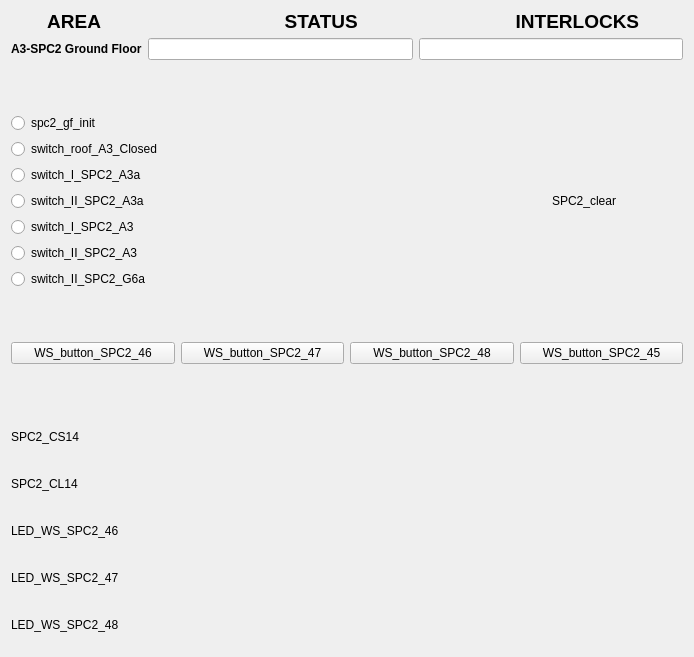
<?xml version="1.0" encoding="UTF-8"?>
<ui version="4.0">
 <class>Form</class>
 <widget class="QWidget" name="Form">
  <property name="geometry">
   <rect>
    <x>0</x>
    <y>0</y>
    <width>694</width>
    <height>657</height>
   </rect>
  </property>
  <property name="windowTitle">
   <string>Form</string>
  </property>
  <layout class="QVBoxLayout" name="verticalLayout_3">
   <item>
    <layout class="QVBoxLayout" name="verticalLayout">
     <item>
      <widget class="QLabel" name="label_4">
       <property name="maximumSize">
        <size>
         <width>16777215</width>
         <height>21</height>
        </size>
       </property>
       <property name="font">
        <font>
         <pointsize>14</pointsize>
         <weight>75</weight>
         <bold>true</bold>
        </font>
       </property>
       <property name="text">
        <string>       AREA                                   STATUS                              INTERLOCKS </string>
       </property>
      </widget>
     </item>
     <item>
      <layout class="QFormLayout" name="formLayout_2">
       <property name="fieldGrowthPolicy">
        <enum>QFormLayout::AllNonFixedFieldsGrow</enum>
       </property>
       <item row="0" column="0">
        <widget class="QLabel" name="label_2">
         <property name="font">
          <font>
           <weight>75</weight>
           <bold>true</bold>
          </font>
         </property>
         <property name="text">
          <string>A3-SPC2 Ground Floor</string>
         </property>
        </widget>
       </item>
       <item row="0" column="1">
        <layout class="QHBoxLayout" name="horizontalLayout">
         <item>
          <widget class="QELineEdit" name="qelineedit_2">
           <property name="alignment">
            <set>Qt::AlignCenter</set>
           </property>
           <property name="variable" stdset="0">
            <string>VCS:SPC2GF-CLR-STATS</string>
           </property>
           <property name="format" stdset="0">
            <enum>QELineEdit::Default</enum>
           </property>
          </widget>
         </item>
         <item>
          <widget class="QELineEdit" name="qelineedit">
           <property name="alignment">
            <set>Qt::AlignCenter</set>
           </property>
           <property name="variable" stdset="0">
            <string>VCS:SPC2GF-INTLCK-STATS</string>
           </property>
          </widget>
         </item>
        </layout>
       </item>
      </layout>
     </item>
    </layout>
   </item>
   <item>
    <spacer name="verticalSpacer_2">
     <property name="orientation">
      <enum>Qt::Vertical</enum>
     </property>
     <property name="sizeHint" stdset="0">
      <size>
       <width>20</width>
       <height>40</height>
      </size>
     </property>
    </spacer>
   </item>
   <item>
    <layout class="QHBoxLayout" name="horizontalLayout_9">
     <item>
      <layout class="QVBoxLayout" name="verticalLayout_2">
       <item>
        <widget class="QERadioButton" name="qeradiobutton_3">
         <property name="text">
          <string>spc2_gf_init</string>
         </property>
         <property name="autoExclusive">
          <bool>false</bool>
         </property>
         <property name="variable" stdset="0">
          <string>VCS:SPC2GF-INIT</string>
         </property>
         <property name="format" stdset="0">
          <enum>QERadioButton::LocalEnumeration</enum>
         </property>
         <property name="pressText">
          <string>0</string>
         </property>
         <property name="releaseText">
          <string>1</string>
         </property>
        </widget>
       </item>
       <item>
        <widget class="QERadioButton" name="qeradiobutton_9">
         <property name="text">
          <string>switch_roof_A3_Closed</string>
         </property>
         <property name="autoExclusive">
          <bool>false</bool>
         </property>
         <property name="variable" stdset="0">
          <string>VCS:SW-RF-A3-CLSD</string>
         </property>
         <property name="format" stdset="0">
          <enum>QERadioButton::LocalEnumeration</enum>
         </property>
         <property name="pressText">
          <string>0</string>
         </property>
         <property name="releaseText">
          <string>1</string>
         </property>
        </widget>
       </item>
       <item>
        <widget class="QERadioButton" name="qeradiobutton_6">
         <property name="text">
          <string>switch_I_SPC2_A3a</string>
         </property>
         <property name="autoExclusive">
          <bool>false</bool>
         </property>
         <property name="variable" stdset="0">
          <string>VCS:SW-I-SPC2-A3a</string>
         </property>
         <property name="format" stdset="0">
          <enum>QERadioButton::LocalEnumeration</enum>
         </property>
         <property name="pressText">
          <string>0</string>
         </property>
         <property name="releaseText">
          <string>1</string>
         </property>
        </widget>
       </item>
       <item>
        <widget class="QERadioButton" name="qeradiobutton_5">
         <property name="text">
          <string>switch_II_SPC2_A3a</string>
         </property>
         <property name="autoExclusive">
          <bool>false</bool>
         </property>
         <property name="variable" stdset="0">
          <string>VCS:SW-II-SPC2-A3a</string>
         </property>
         <property name="format" stdset="0">
          <enum>QERadioButton::LocalEnumeration</enum>
         </property>
         <property name="pressText">
          <string>0</string>
         </property>
         <property name="releaseText">
          <string>1</string>
         </property>
        </widget>
       </item>
       <item>
        <widget class="QERadioButton" name="qeradiobutton_7">
         <property name="text">
          <string>switch_I_SPC2_A3</string>
         </property>
         <property name="autoExclusive">
          <bool>false</bool>
         </property>
         <property name="variable" stdset="0">
          <string>VCS:SW-I-SPC2-A3</string>
         </property>
         <property name="format" stdset="0">
          <enum>QERadioButton::LocalEnumeration</enum>
         </property>
         <property name="pressText">
          <string>0</string>
         </property>
         <property name="releaseText">
          <string>1</string>
         </property>
        </widget>
       </item>
       <item>
        <widget class="QERadioButton" name="qeradiobutton_8">
         <property name="text">
          <string>switch_II_SPC2_A3</string>
         </property>
         <property name="autoExclusive">
          <bool>false</bool>
         </property>
         <property name="variable" stdset="0">
          <string>VCS:SW-II-SPC2-A3</string>
         </property>
         <property name="format" stdset="0">
          <enum>QERadioButton::LocalEnumeration</enum>
         </property>
         <property name="pressText">
          <string>0</string>
         </property>
         <property name="releaseText">
          <string>1</string>
         </property>
        </widget>
       </item>
       <item>
        <widget class="QERadioButton" name="qeradiobutton_4">
         <property name="text">
          <string>switch_II_SPC2_G6a</string>
         </property>
         <property name="variable" stdset="0">
          <string>VCS:SW-II-SPC2-G6a</string>
         </property>
         <property name="format" stdset="0">
          <enum>QERadioButton::LocalEnumeration</enum>
         </property>
         <property name="pressText">
          <string>1</string>
         </property>
         <property name="releaseText">
          <string>0</string>
         </property>
        </widget>
       </item>
      </layout>
     </item>
     <item>
      <spacer name="horizontalSpacer">
       <property name="orientation">
        <enum>Qt::Horizontal</enum>
       </property>
       <property name="sizeHint" stdset="0">
        <size>
         <width>40</width>
         <height>20</height>
        </size>
       </property>
      </spacer>
     </item>
     <item>
      <layout class="QHBoxLayout" name="horizontalLayout_8">
       <item>
        <widget class="QLabel" name="label_9">
         <property name="maximumSize">
          <size>
           <width>16777215</width>
           <height>20</height>
          </size>
         </property>
         <property name="text">
          <string>SPC2_clear</string>
         </property>
        </widget>
       </item>
       <item>
        <widget class="QEBitStatus" name="qebitstatus_3">
         <property name="minimumSize">
          <size>
           <width>61</width>
           <height>41</height>
          </size>
         </property>
         <property name="maximumSize">
          <size>
           <width>61</width>
           <height>41</height>
          </size>
         </property>
         <property name="numberOfBits">
          <number>1</number>
         </property>
         <property name="shape">
          <enum>QBitStatus::Circle</enum>
         </property>
         <property name="offColour">
          <color>
           <red>0</red>
           <green>77</green>
           <blue>0</blue>
          </color>
         </property>
         <property name="variable" stdset="0">
          <string>VCS:SPC2-CLR</string>
         </property>
        </widget>
       </item>
      </layout>
     </item>
    </layout>
   </item>
   <item>
    <spacer name="verticalSpacer_3">
     <property name="orientation">
      <enum>Qt::Vertical</enum>
     </property>
     <property name="sizeHint" stdset="0">
      <size>
       <width>20</width>
       <height>40</height>
      </size>
     </property>
    </spacer>
   </item>
   <item>
    <layout class="QHBoxLayout" name="horizontalLayout_10">
     <item>
      <widget class="QEPushButton" name="qepushbutton_3">
       <property name="text">
        <string>WS_button_SPC2_46</string>
       </property>
       <property name="variable" stdset="0">
        <string>VCS:WS-BUT-SPC2-46</string>
       </property>
       <property name="writeOnPress">
        <bool>true</bool>
       </property>
       <property name="writeOnRelease">
        <bool>true</bool>
       </property>
       <property name="writeOnClick">
        <bool>false</bool>
       </property>
       <property name="pressText">
        <string>0</string>
       </property>
       <property name="releaseText">
        <string>1</string>
       </property>
      </widget>
     </item>
     <item>
      <widget class="QEPushButton" name="qepushbutton_5">
       <property name="text">
        <string>WS_button_SPC2_47</string>
       </property>
       <property name="variable" stdset="0">
        <string>VCS:WS-BUT-SPC2-47</string>
       </property>
       <property name="writeOnPress">
        <bool>true</bool>
       </property>
       <property name="writeOnRelease">
        <bool>true</bool>
       </property>
       <property name="writeOnClick">
        <bool>false</bool>
       </property>
       <property name="pressText">
        <string>0</string>
       </property>
       <property name="releaseText">
        <string>1</string>
       </property>
      </widget>
     </item>
     <item>
      <widget class="QEPushButton" name="qepushbutton_4">
       <property name="text">
        <string>WS_button_SPC2_48</string>
       </property>
       <property name="variable" stdset="0">
        <string>VCS:WS-BUT-SPC2-48</string>
       </property>
       <property name="writeOnPress">
        <bool>true</bool>
       </property>
       <property name="writeOnRelease">
        <bool>true</bool>
       </property>
       <property name="writeOnClick">
        <bool>false</bool>
       </property>
       <property name="pressText">
        <string>0</string>
       </property>
       <property name="releaseText">
        <string>1</string>
       </property>
      </widget>
     </item>
     <item>
      <widget class="QEPushButton" name="qepushbutton">
       <property name="text">
        <string>WS_button_SPC2_45</string>
       </property>
       <property name="variable" stdset="0">
        <string>VCS:WS-BUT-SPC2-45</string>
       </property>
       <property name="writeOnPress">
        <bool>true</bool>
       </property>
       <property name="writeOnRelease">
        <bool>true</bool>
       </property>
       <property name="writeOnClick">
        <bool>false</bool>
       </property>
       <property name="pressText">
        <string>0</string>
       </property>
       <property name="releaseText">
        <string>1</string>
       </property>
      </widget>
     </item>
    </layout>
   </item>
   <item>
    <spacer name="verticalSpacer">
     <property name="orientation">
      <enum>Qt::Vertical</enum>
     </property>
     <property name="sizeHint" stdset="0">
      <size>
       <width>20</width>
       <height>40</height>
      </size>
     </property>
    </spacer>
   </item>
   <item>
    <layout class="QHBoxLayout" name="horizontalLayout_13">
     <item>
      <widget class="QLabel" name="label_12">
       <property name="maximumSize">
        <size>
         <width>16777215</width>
         <height>20</height>
        </size>
       </property>
       <property name="text">
        <string>SPC2_CS14</string>
       </property>
      </widget>
     </item>
     <item>
      <widget class="QEBitStatus" name="qebitstatus_8">
       <property name="minimumSize">
        <size>
         <width>61</width>
         <height>41</height>
        </size>
       </property>
       <property name="maximumSize">
        <size>
         <width>61</width>
         <height>41</height>
        </size>
       </property>
       <property name="numberOfBits">
        <number>1</number>
       </property>
       <property name="shape">
        <enum>QBitStatus::Circle</enum>
       </property>
       <property name="offColour">
        <color>
         <red>0</red>
         <green>70</green>
         <blue>0</blue>
        </color>
       </property>
       <property name="variable" stdset="0">
        <string>VCS:CS14-SPC2</string>
       </property>
       <property name="variableSubstitutions" stdset="0">
        <string/>
       </property>
      </widget>
     </item>
    </layout>
   </item>
   <item>
    <layout class="QHBoxLayout" name="horizontalLayout_12">
     <item>
      <widget class="QLabel" name="label_11">
       <property name="maximumSize">
        <size>
         <width>16777215</width>
         <height>20</height>
        </size>
       </property>
       <property name="text">
        <string>SPC2_CL14</string>
       </property>
      </widget>
     </item>
     <item>
      <widget class="QEBitStatus" name="qebitstatus_7">
       <property name="minimumSize">
        <size>
         <width>61</width>
         <height>41</height>
        </size>
       </property>
       <property name="maximumSize">
        <size>
         <width>61</width>
         <height>41</height>
        </size>
       </property>
       <property name="numberOfBits">
        <number>1</number>
       </property>
       <property name="shape">
        <enum>QBitStatus::Circle</enum>
       </property>
       <property name="offColour">
        <color>
         <red>0</red>
         <green>70</green>
         <blue>0</blue>
        </color>
       </property>
       <property name="variable" stdset="0">
        <string>VCS:CL14-SPC2</string>
       </property>
       <property name="variableSubstitutions" stdset="0">
        <string/>
       </property>
      </widget>
     </item>
    </layout>
   </item>
   <item>
    <layout class="QHBoxLayout" name="horizontalLayout_14">
     <item>
      <widget class="QLabel" name="label_13">
       <property name="maximumSize">
        <size>
         <width>16777215</width>
         <height>20</height>
        </size>
       </property>
       <property name="text">
        <string>LED_WS_SPC2_46</string>
       </property>
      </widget>
     </item>
     <item>
      <widget class="QEBitStatus" name="qebitstatus_9">
       <property name="minimumSize">
        <size>
         <width>61</width>
         <height>41</height>
        </size>
       </property>
       <property name="maximumSize">
        <size>
         <width>61</width>
         <height>41</height>
        </size>
       </property>
       <property name="numberOfBits">
        <number>1</number>
       </property>
       <property name="shape">
        <enum>QBitStatus::Circle</enum>
       </property>
       <property name="offColour">
        <color>
         <red>0</red>
         <green>70</green>
         <blue>0</blue>
        </color>
       </property>
       <property name="variable" stdset="0">
        <string>VCS:LED-WS-SPC2-46</string>
       </property>
       <property name="variableSubstitutions" stdset="0">
        <string/>
       </property>
      </widget>
     </item>
    </layout>
   </item>
   <item>
    <layout class="QHBoxLayout" name="horizontalLayout_15">
     <item>
      <widget class="QLabel" name="label_14">
       <property name="maximumSize">
        <size>
         <width>16777215</width>
         <height>20</height>
        </size>
       </property>
       <property name="text">
        <string>LED_WS_SPC2_47</string>
       </property>
      </widget>
     </item>
     <item>
      <widget class="QEBitStatus" name="qebitstatus_10">
       <property name="minimumSize">
        <size>
         <width>61</width>
         <height>41</height>
        </size>
       </property>
       <property name="maximumSize">
        <size>
         <width>61</width>
         <height>41</height>
        </size>
       </property>
       <property name="numberOfBits">
        <number>1</number>
       </property>
       <property name="shape">
        <enum>QBitStatus::Circle</enum>
       </property>
       <property name="offColour">
        <color>
         <red>0</red>
         <green>70</green>
         <blue>0</blue>
        </color>
       </property>
       <property name="variable" stdset="0">
        <string>VCS:LED-WS-SPC2-47</string>
       </property>
       <property name="variableSubstitutions" stdset="0">
        <string/>
       </property>
      </widget>
     </item>
    </layout>
   </item>
   <item>
    <layout class="QHBoxLayout" name="horizontalLayout_11">
     <item>
      <widget class="QLabel" name="label_10">
       <property name="maximumSize">
        <size>
         <width>16777215</width>
         <height>20</height>
        </size>
       </property>
       <property name="text">
        <string>LED_WS_SPC2_48</string>
       </property>
      </widget>
     </item>
     <item>
      <widget class="QEBitStatus" name="qebitstatus_6">
       <property name="minimumSize">
        <size>
         <width>61</width>
         <height>41</height>
        </size>
       </property>
       <property name="maximumSize">
        <size>
         <width>61</width>
         <height>41</height>
        </size>
       </property>
       <property name="numberOfBits">
        <number>1</number>
       </property>
       <property name="shape">
        <enum>QBitStatus::Circle</enum>
       </property>
       <property name="offColour">
        <color>
         <red>0</red>
         <green>70</green>
         <blue>0</blue>
        </color>
       </property>
       <property name="variable" stdset="0">
        <string>VCS:LED-WS-SPC2-48</string>
       </property>
       <property name="variableSubstitutions" stdset="0">
        <string/>
       </property>
      </widget>
     </item>
    </layout>
   </item>
  </layout>
 </widget>
 <customwidgets>
  <customwidget>
   <class>QEBitStatus</class>
   <extends>QBitStatus</extends>
   <header>QEBitStatus.h</header>
  </customwidget>
  <customwidget>
   <class>QELineEdit</class>
   <extends>QLineEdit</extends>
   <header>QELineEdit.h</header>
  </customwidget>
  <customwidget>
   <class>QEPushButton</class>
   <extends>QPushButton</extends>
   <header>QEPushButton.h</header>
  </customwidget>
  <customwidget>
   <class>QERadioButton</class>
   <extends>QRadioButton</extends>
   <header>QERadioButton.h</header>
  </customwidget>
  <customwidget>
   <class>QBitStatus</class>
   <extends>QWidget</extends>
   <header>QBitStatus.h</header>
  </customwidget>
 </customwidgets>
 <resources/>
 <connections/>
</ui>
